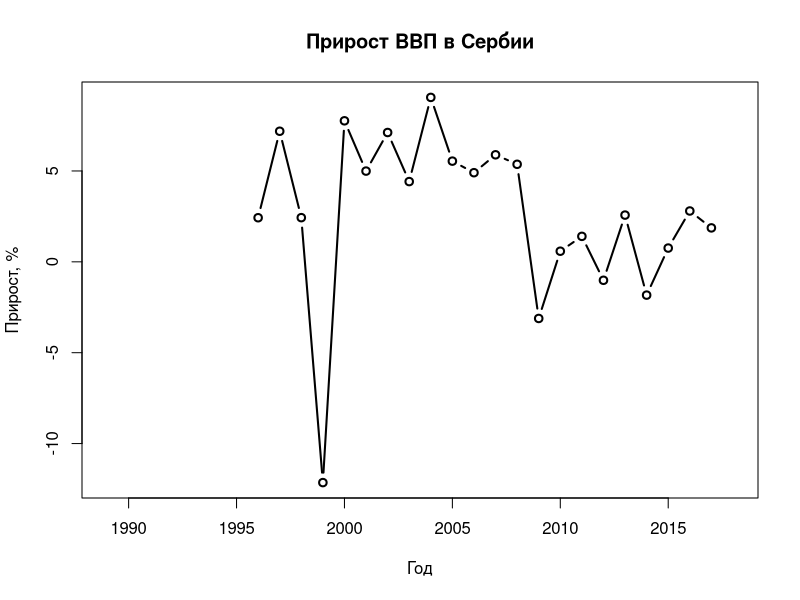
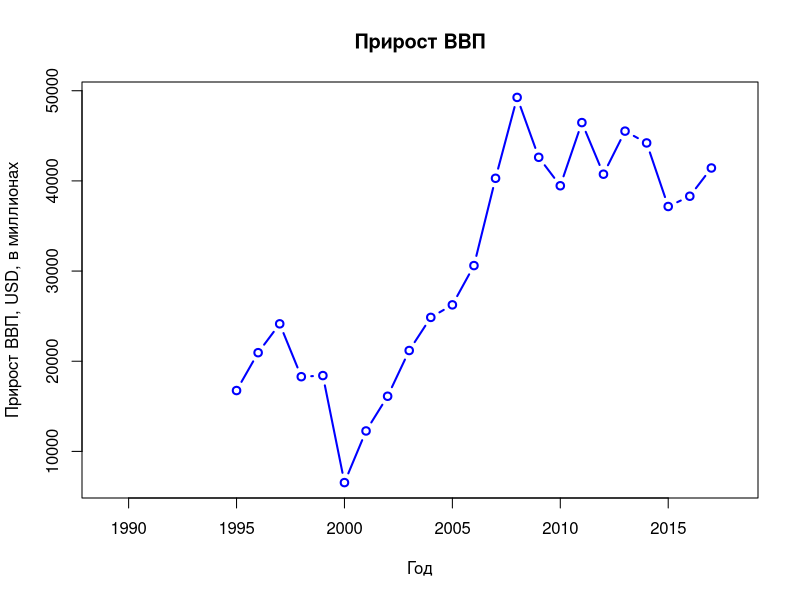
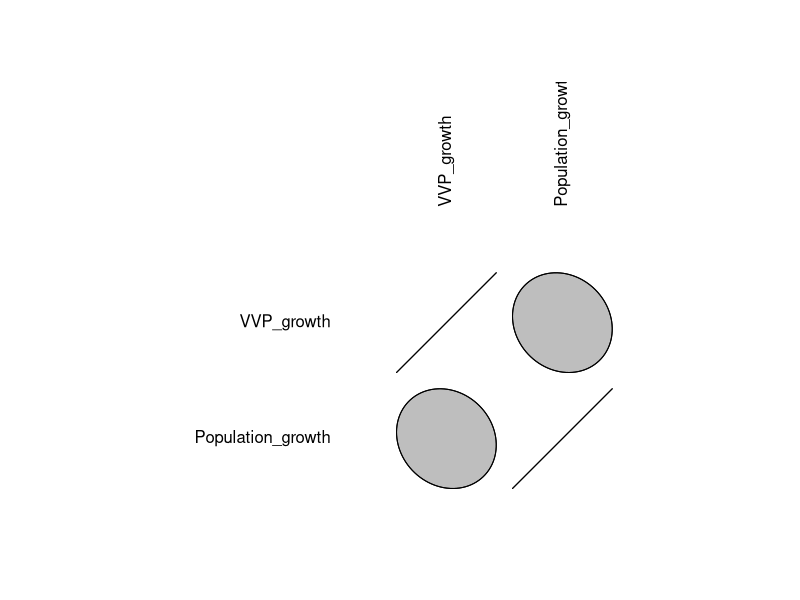
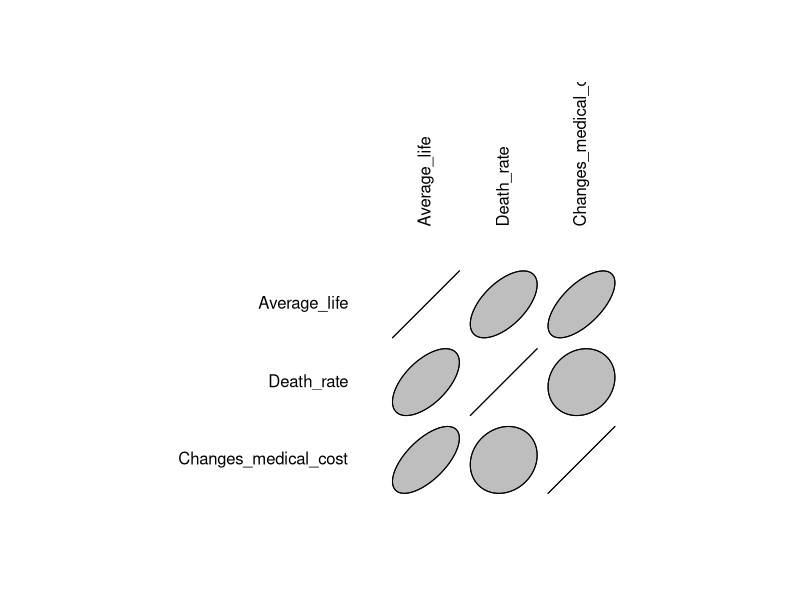
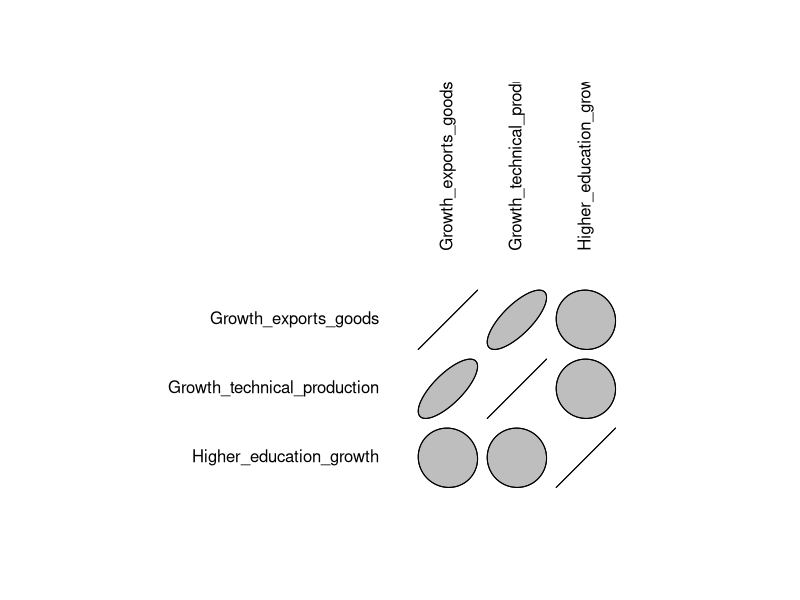
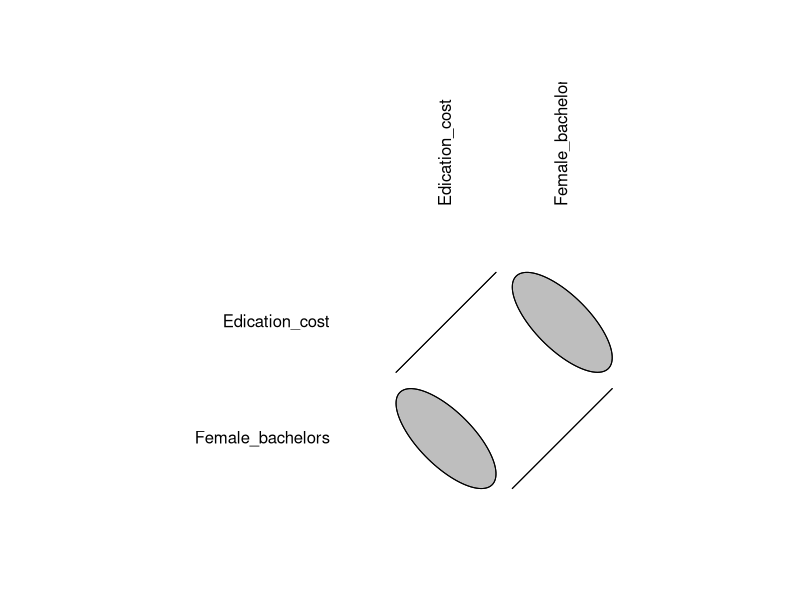
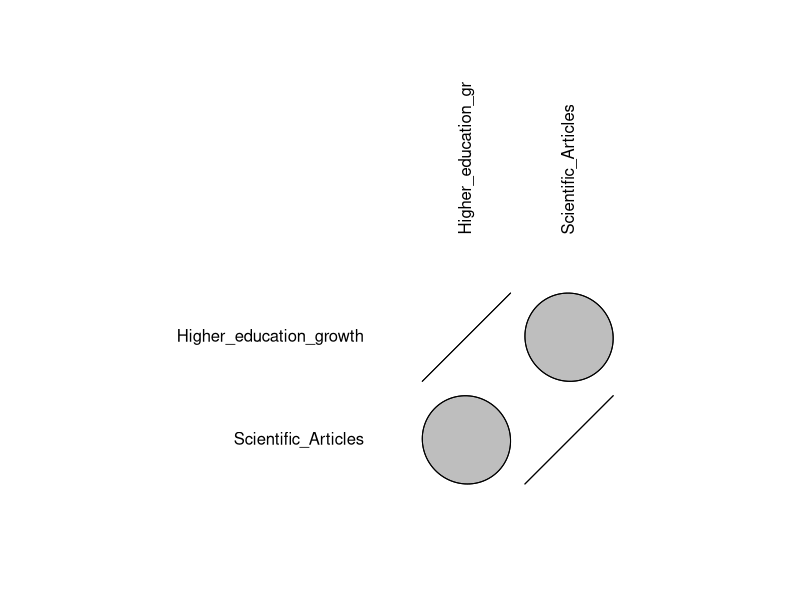
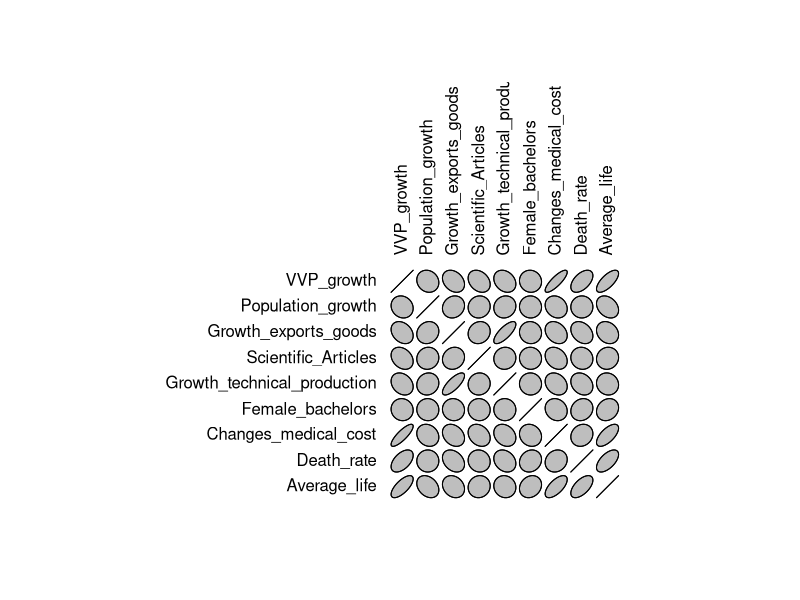

Recreate these plots in R, in order.
#install.packages(pkgs=c("ellipse"))
#+install.packages("car")
library(car)
library(ellipse)

# импорт данных
df1 <- read.csv("LR8_dataset.csv", sep = "," , header = TRUE)
years=1989:2018

# выборка данных по данной стране
data_set <- df1[df1$Country.Name == "Serbia", ]

# замена отсутствующих данных на NA
for (i in 1:23){
  for (j in 5:34){
    if (data_set[i,j]!=".."){
      data_set[i,j]= as.numeric(data_set[i,j])
    }
    else{
      data_set[i,j]= NA
    }
    
  }
}

# прирост ВВП
VVP<-rep(0,30)

for (i in 5:34) {
  VVP[i-4]=data_set[2,i]
  
}

# построение графика прироста ВВП
plot(years, VVP, xlab='Год', ylab='Прирост, %', main='Прирост ВВП в Сербии',type='b', lty=1, pch=1,  lwd=2)


#####################################################################
# a. Рост ВВП и прирост населения

# прирост населения
Population_growth<-rep(0,30)

for (i in 5:34) {
  Population_growth[i-4]=as.numeric(data_set[14,i])
}

# прирост ВВП
VVP_growth<-rep(0,30)

for (i in 5:34) {
  VVP_growth[i-4]=as.numeric(data_set[1,i])
}

VVP_growth <- VVP_growth/1000000

# построение графика прироста ВВП
plot(
  years,
  VVP_growth,
  xlab='Год',
  ylab='Прирост ВВП, USD, в миллионах',
  main='Прирост ВВП',
  col='blue',
  type='b',
  lty=1,
  pch=1, 
  lwd=2
)

# поиск среднего и медианы для каждой выборки
mean(VVP_growth,na.rm=TRUE)
median(VVP_growth,na.rm=TRUE)

mean(Population_growth,na.rm=TRUE)
median(Population_growth,na.rm=TRUE)

# проверка на нормальность распределения
shapiro.test(Population_growth)
shapiro.test(VVP_growth)

# замена NA медианными значениями 
for (i in 1:30){
  if (is.na(VVP_growth[i])){
    #VVP_growth[i]=0
    VVP_growth[i]= median(VVP_growth,na.rm=TRUE)
  }
  if (is.na(Population_growth[i])){
    #Population_growth[i]=0
    Population_growth[i]= median(Population_growth,na.rm=TRUE)
  }
  
}

# корреляции

# по методу Спирмена
cor(VVP_growth,Population_growth , method= "spearman")
cor.test(VVP_growth,Population_growth )
# по методу Пирсона
cor(VVP_growth,Population_growth , method= "pearson")

# корреляционная матрицы 
df1=data.frame(VVP_growth,Population_growth)

# представление в виде эллипсов
library('ellipse')
plotcorr(cor(df1))

##########################################################################
# с.Изменения расходов на медицину и увеличения продолжительности жизни и смертность.

# расходы на медицину
Changes_medical_cost<-rep(0,30)

for (i in 5:34) {
  Changes_medical_cost[i-4]=as.numeric(data_set[12,i])
}

# продолжительность жизни
Average_life<-rep(0,30)

for (i in 5:34) {
  Average_life[i-4]=as.numeric(data_set[13,i])
}

# смертность
Death_rate<-rep(0,30)

for (i in 5:34) {
  Death_rate[i-4]=as.numeric(data_set[18,i])
}

# поиск среднего и медианы для каждой выборки
mean(Changes_medical_cost,na.rm=TRUE)
median(Changes_medical_cost,na.rm=TRUE)

mean(Average_life,na.rm=TRUE)
median(Average_life,na.rm=TRUE)

mean(Death_rate,na.rm=TRUE)
median(Death_rate,na.rm=TRUE)

# проверка на нормальность распределения
shapiro.test(Changes_medical_cost)
shapiro.test(Death_rate)
shapiro.test(Average_life)

# замена NA медианными значениями 
for (i in 1:30){
  if (is.na(Changes_medical_cost[i])){
    #Changes_medical_cost[i]=0
    Changes_medical_cost[i]= median(Changes_medical_cost,na.rm=TRUE)
  }
  if (is.na(Average_life[i])){
    #Average_life[i]=0
    Average_life[i]= median(Average_life,na.rm=TRUE)
  }
  if (is.na(Death_rate[i])){
    #Death_rate[i]=0
    Death_rate[i]= median(Death_rate,na.rm=TRUE)
  }
}

# корреляции

# метод Спирмана
cor(Changes_medical_cost,Average_life, method= "spearman")
cor.test(Changes_medical_cost,Average_life )

# метод Пирсона
cor(Changes_medical_cost,Average_life, method= "pearson")

# метод Спирмана
cor(Changes_medical_cost,Death_rate, method= "spearman")
cor.test(Changes_medical_cost,Death_rate )

# метод Пирсона
cor(Changes_medical_cost,Death_rate, method= "pearson")

# корреляционная матрицы 
df3=data.frame(Average_life,Death_rate,Changes_medical_cost)

# представление в виде эллипсов
plotcorr(cor(df3))

##########################################################################
# d.Прирост людей с высшим образованием на рост экспорта товаров и на прирост высокотехнологичного производства

# люди в высшим образованием
Higher_education_growth<-rep(0,30)

for (i in 5:34) {
  Higher_education_growth[i-4]=as.numeric(data_set[19,i])
}

# экспорт товаров
Growth_exports_goods<-rep(0,30)

for (i in 5:34) {
  Growth_exports_goods[i-4]=as.numeric(data_set[17,i])
}

# высокотехнологическое производство
Growth_technical_production<-rep(0,30)

for (i in 5:34) {
  Growth_technical_production[i-4]=as.numeric(data_set[21,i])
}

# поиск среднего и медианы для каждой выборки
mean(Higher_education_growth,na.rm=TRUE)
median(Higher_education_growth,na.rm=TRUE)

mean(Growth_exports_goods,na.rm=TRUE)
median(Growth_exports_goods,na.rm=TRUE)

mean(Growth_technical_production,na.rm=TRUE)
median(Growth_technical_production,na.rm=TRUE)

# проверка на нормальность распределения
shapiro.test(Higher_education_growth)
shapiro.test(Growth_technical_production)
shapiro.test(Growth_exports_goods)

# замена NA медианными значениями 
for (i in 1:30){
  if (is.na(Higher_education_growth[i])){
    #Higher_education_growth[i]=0
    Higher_education_growth[i]= median(Higher_education_growth,na.rm=TRUE)
  }
  if (is.na(Growth_exports_goods[i])){
    #Growth_exports_goods[i]=0
    Growth_exports_goods[i]= median(Growth_exports_goods,na.rm=TRUE)
  }
  if (is.na(Growth_technical_production[i])){
    #Growth_technical_production[i]=0
    Growth_technical_production[i]= median(Growth_technical_production,na.rm=TRUE)
  }
}

#Higher_education_growth - 1 значение в таблице, нет смысла

# корреляции

# метод Спирмана
cor(Higher_education_growth,Growth_exports_goods, method= "spearman")
cor.test(Higher_education_growth,Growth_exports_goods )

# метод Пирсона
cor(Higher_education_growth,Growth_exports_goods, method= "pearson")

# метод Спирмана
cor(Higher_education_growth,Growth_technical_production, method= "spearman")
cor.test(Higher_education_growth,Growth_technical_production )

# метод Пирсона
cor(Higher_education_growth,Growth_technical_production, method= "pearson")

# корреляционная матрицы 
df4=data.frame(Growth_exports_goods,Growth_technical_production,Higher_education_growth)

# представление в виде эллипсов
plotcorr(cor(df4))

##########################################################################
# e.Расходов на образование на – кумулятивный прирост бакалавров среди женщин

# расходы на образование
Edication_cost<-rep(0,30)

for (i in 5:34) {
  Edication_cost[i-4]=as.numeric(data_set[15,i])
}

# бакалавры женщины
Female_bachelors<-rep(0,30)

for (i in 5:34) {
  Female_bachelors[i-4]=as.numeric(data_set[20,i])
}

# поиск среднего и медианы для каждой выборки
mean(Edication_cost,na.rm=TRUE)
median(Edication_cost,na.rm=TRUE)

mean(Female_bachelors,na.rm=TRUE)
median(Female_bachelors,na.rm=TRUE)

# проверка на нормальность распределения
shapiro.test(Edication_cost)
shapiro.test(Female_bachelors)

# замена NA медианными значениями 
#Female_bachelors - 1 значение, нет смысла
for (i in 1:30){
  if (is.na(Edication_cost[i])){
    #Edication_cost[i]=0
    Edication_cost[i]= median(Edication_cost,na.rm=TRUE)
  }
  if (is.na(Female_bachelors[i])){
    #Female_bachelors[i]=0
    Female_bachelors[i]= median(Female_bachelors,na.rm=TRUE)
  }
}
# корреляции

# метод Спирмана
cor(Edication_cost,Female_bachelors, method= "spearman")
#cor.test(Edication_cost,Female_bachelors )

# метод Пирсона
cor(Edication_cost,Female_bachelors, method= "pearson")

# корреляционная матрицы 
df5=data.frame(Edication_cost,Female_bachelors)

# представление в виде эллипосв
plotcorr(cor(df5))

##########################################################################
# f.Прирост людей с высшим образованием на развитие высоких технологий (прирост статей в научных журналах)

# научные статьи
Scientific_Articles<-rep(0,30)

for (i in 5:34) {
  Scientific_Articles[i-4]=as.numeric(data_set[23,i])
}

# поиск среднего и медианы для каждой выборки
mean(Higher_education_growth,na.rm=TRUE)
median(Higher_education_growth,na.rm=TRUE)

mean(Scientific_Articles,na.rm=TRUE)
median(Scientific_Articles,na.rm=TRUE)

# проверка на нормальность распределения
shapiro.test(Higher_education_growth)
shapiro.test(Scientific_Articles)

# замена NA медианными значениями 
#Higher_education_growth - 1 значение в таблице, нет смысла
for (i in 1:30){
  
  if (is.na(Scientific_Articles[i])){
    #Article[i]=0
    Scientific_Articles[i]= median(Scientific_Articles,na.rm=TRUE)
  }
}

# корреляции

# метод Спирмана
cor(Higher_education_growth,Scientific_Articles, method= "spearman")
cor.test(Higher_education_growth,Scientific_Articles)

# метод Пирсона
cor(Higher_education_growth,Scientific_Articles, method= "pearson")

# корреляционная матрицы 
df6=data.frame(Higher_education_growth,Scientific_Articles)

# представление в виде эллипсов
plotcorr(cor(df6))

##########################################################################
# все выборки
df2=data.frame(VVP_growth,Population_growth,Growth_exports_goods,Scientific_Articles,Growth_technical_production,Female_bachelors,Changes_medical_cost,Death_rate,Average_life)

# представление в виде эллипсов
plotcorr(cor(df2))

# хранение всех выборок в виде матрицы
states <- as.data.frame(df2[,c('VVP_growth','Population_growth',
                               'Growth_exports_goods','Scientific_Articles',
                               'Growth_technical_production',
                               'Changes_medical_cost',
                               'Death_rate','Average_life')])
cor(states)

#install.packages('car')
#library('car')
#states <- as.data.frame(df2[,c('VVP_growth','Population_growth',
#                              'Growth_exports_goods','Scientific_Articles')])
#scatterplotMatrix(states, spred = TRUE, lty.smooth=2, main='Матрица диаграмм рассеивания')

# независимая переменная - расходы на медицину,зависимая – рейтинг смертности.
fit <- lm(Death_rate ~ Changes_medical_cost, data=states)
fit

pred<-predict(fit, states)
pred

par(mfrow=c(1, 2))
plot(states$`Changes_medical_cost`, states$`Death_rate`, xaxt="n", xlab="Расходы на медицину", ylab="Смертность", col="blue", main="График реальных значений продолжительности жизни")
abline(fit, col="red")
plot(pred, xaxt="n", xlab="Расходы на медицину", ylab="Смертность", col="blue", main="График прогнозируемых значений продолжительности жизни")
